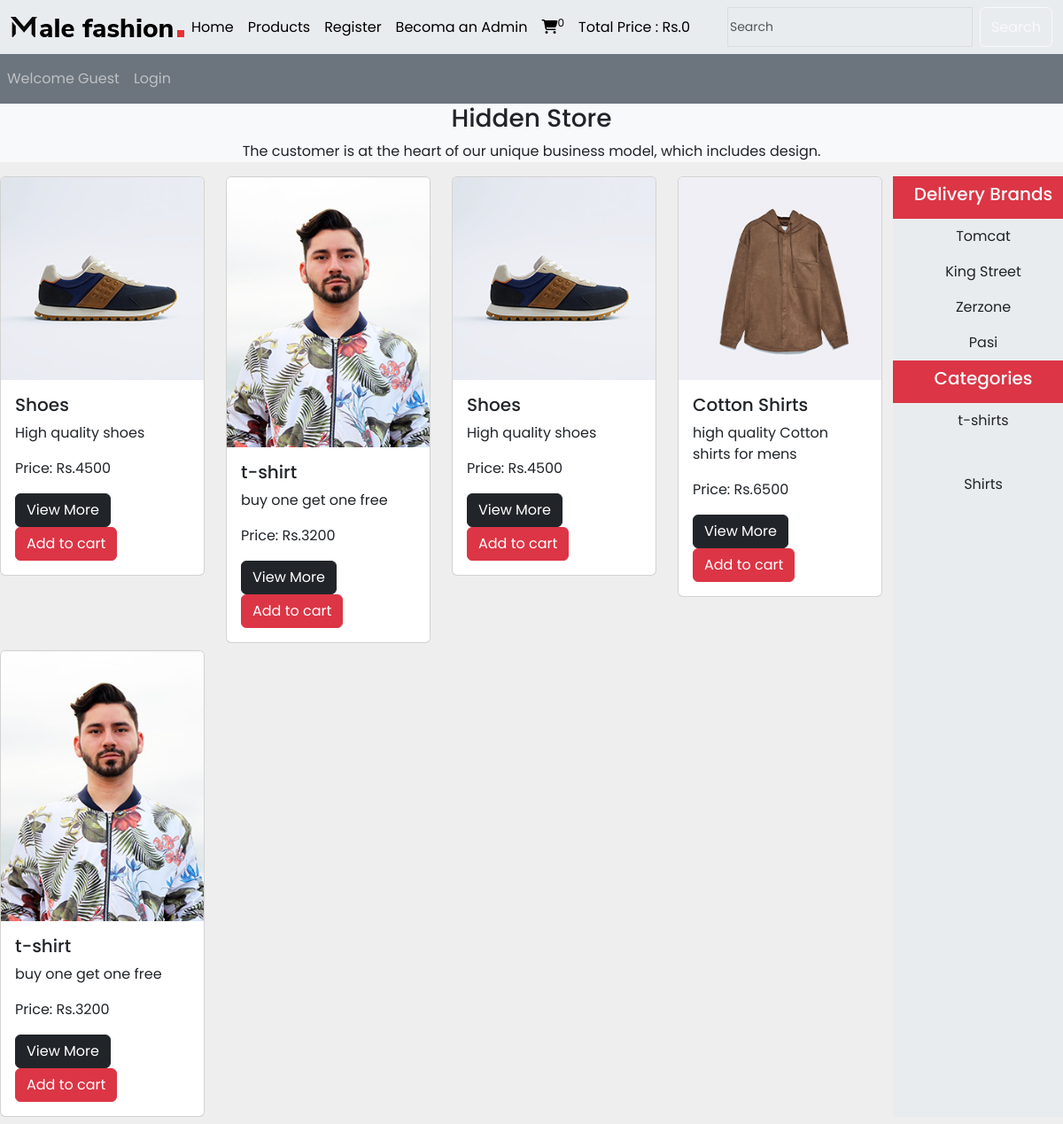
Screenshot of /display_all.php with the database file from the repository.
### tables this page shows
CREATE TABLE `products` (
  `product_id` int(11) NOT NULL,
  `product_title` varchar(100) NOT NULL,
  `product_description` varchar(255) NOT NULL,
  `product_keywords` varchar(255) NOT NULL,
  `category_id` int(11) NOT NULL,
  `brand_id` int(11) NOT NULL,
  `product_image1` varchar(255) NOT NULL,
  `product_image2` varchar(255) NOT NULL,
  `product_image3` varchar(255) NOT NULL,
  `product_price` varchar(100) NOT NULL
);

CREATE TABLE `brands` (
  `brand_id` int(11) NOT NULL,
  `brand_title` varchar(100) NOT NULL
);

CREATE TABLE `categories` (
  `category_id` int(11) NOT NULL,
  `category_title` varchar(100) NOT NULL
);

### common_function.php (the view, shortened to what this page needs)
<?php
function get_all_products(){
  global $con;
  if(!isset($_GET['category'])){
    if(!isset($_GET['brand'])){
  $select_query="Select * from `products` order by rand()";
  $result_query=mysqli_query($con, $select_query );
  while($row=mysqli_fetch_assoc($result_query)){
    $product_id=$row['product_id'];
    $product_title=$row['product_title'];
    $product_description=$row['product_description'];
    $product_image1=$row['product_image1'];
    $product_price=$row['product_price'];
    echo"<div class='col-md-3 mb-2'>
    <div class='card'>
<img src='./admin_area/product_imgs/$product_image1' class='card-img-top' alt='...'>
<div class='card-body'>
<h5 class='card-title'>$product_title</h5>
<p class='card-text'>$product_description</p>
<p class='card-text'>Price: Rs.$product_price</p>
<a href='product_details.php?product_id=$product_id' class='btn btn-dark'>View More</a>
<a href='index.php?add_to_cart=$product_id' class='btn btn-danger'>Add to cart</a>
</div>
</div>
    </div>";
  }
}
}
}
function getbrands(){
    global $con;
    $select_brands="Select * from `brands` ";
    $result_brands=mysqli_query($con, $select_brands);
    while( $row_data=mysqli_fetch_assoc($result_brands)){
      $brand_title=$row_data['brand_title'];
      $brand_id=$row_data['brand_id'];
      echo" <li class='nav-item'>
   <a href='index.php?brand=$brand_id' class='nav-link text-dark'>$brand_title</a>
</li>";
    }
}
function getcategories(){
    global $con;
    $select_categories="Select * from `categories` ";
    $result_categories=mysqli_query($con, $select_categories);
    while( $row_data=mysqli_fetch_assoc($result_categories)){
      $category_title=$row_data['category_title'];
      $category_id=$row_data['category_id'];
      echo" <li class='nav-item'>
   <a href='index.php?category=$category_id' class='nav-link text-dark'>$category_title</a>
</li>";
    }
}
function getIPAddress() {
   if(!empty($_SERVER['HTTP_CLIENT_IP'])) {
              $ip = $_SERVER['HTTP_CLIENT_IP'];
      }
  elseif (!empty($_SERVER['HTTP_X_FORWARDED_FOR'])) {
              $ip = $_SERVER['HTTP_X_FORWARDED_FOR'];
   }
  else{
           $ip = $_SERVER['REMOTE_ADDR'];
   }
   return $ip;
}
function cart_items(){
if(isset($_GET['add_to_cart'])){
  global $con;
  $get_ip_add = getIPAddress();
  $select_query="Select * from `cart_details` where ip_address='$get_ip_add' ";
  $result_query=mysqli_query($con, $select_query );
  $count_cart_items=mysqli_num_rows($result_query);
}else
{
global $con;
$get_ip_add = getIPAddress();
$select_query="Select * from `cart_details` where ip_address='$get_ip_add' ";
$result_query=mysqli_query($con, $select_query );
$count_cart_items=mysqli_num_rows($result_query);
}
echo$count_cart_items;
}
function total_cart_price(){
  $total_price=0;
  echo $total_price;
}
?>

### display_all.php (shortened to what this page needs)
<?php
  include('functions/common_function.php');
?>
<!DOCTYPE html>
<html lang="en">
<head>
    <link href="https://cdn.jsdelivr.net/npm/bootstrap@5.3.3/dist/css/bootstrap.min.css" rel="stylesheet">
    <link rel="stylesheet" href="https://cdnjs.cloudflare.com/ajax/libs/font-awesome/6.6.0/css/all.min.css" />
    <link rel="stylesheet" href="style.css">
</head>
<body>
    <div class="container-fluid p-0">
    <nav class="navbar navbar-expand-lg bg-body-secondary">
  <div class="container-fluid">
    <img src="./images/logo.png" alt="" class="logo">
    <div class="collapse navbar-collapse" id="navbarSupportedContent">
      <ul class="navbar-nav me-auto mb-2 mb-lg-0">
        <li class="nav-item">
          <a class="nav-link active" aria-current="page" href="index.php">Home</a>
        </li>
        <li class="nav-item">
          <a class="nav-link active" aria-current="page" href="display_all.php">Products</a>
        </li>
        <li class="nav-item">
          <a class="nav-link active" aria-current="page" href="user_area/user_registration.php">Register</a>
        </li>
        <li class="nav-item">
          <a class="nav-link active" aria-current="page" href="admin_area/admin_registration.php">Becoma an Admin</a>
        </li>
        <li class="nav-item">
          <a class="nav-link active" aria-current="page" href="cart.php"><i class="fa fa-shopping-cart" aria-hidden="true"></i><sup><?php cart_items()?></sup></a>
        </li>
        <li class="nav-item">
          <a class="nav-link active" aria-current="page" href="#">Total Price : Rs.<?php total_cart_price()?></a>
        </li>
      </ul>
      <form class="d-flex" role="search">
        <input class="form-control me-2" type="search" placeholder="Search" aria-label="Search">
        <button class="btn btn-outline-light" type="submit">Search</button>
      </form>
    </div>
  </div>
</nav>
    <nav class="navbar navbar-expand-lg navbar-dark bg-secondary">
        <ul class="navbar-nav me-auto">
        <?php
        if(!isset($_SESSION['username'])){
              echo" <li class='nav-item'>
            <a class='nav-link' href='#'>Welcome Guest</a>
         </li>";
            }else{
              echo"<li class='nav-item'>
            <a class='nav-link' href=''>Welcome ".$_SESSION['username']."</a>
         </li>";
            }
            if(!isset($_SESSION['username'])){
              echo" <li class='nav-item'>
            <a class='nav-link' href='./user_area/user_login.php'>Login</a>
         </li>";
            }else{
              echo"<li class='nav-item'>
            <a class='nav-link' href='./user_area/logout.php'>Logout</a>
         </li>";
            }
          ?>
        </ul>
    </nav>
    </div>
    <div class="bg-light">
        <h3 class="text-center">Hidden Store</h3>
        <p class="text-center">The customer is at the heart of our unique business model, which includes design.</p>
    </div>
    <div class="row">
        <div class="col-md-10">
            <div class="row">
            <?php
              get_all_products();
            ?>
        </div>
        </div>
        <div class="col-md-2  bg-body-secondary p-0 mb-2">
            <ul class="navbar-nav me-auto text-center">
                <li class="nav-item bg-danger">
                   <a href="#" class="nav-link text-light"><h5>Delivery Brands</h5></a>
                </li>
                  <?php
                   getbrands()
                  ?>
            </ul>
            <ul class="navbar-nav me-auto text-center">
                <li class="nav-item bg-danger">
                   <a href="#" class="nav-link text-light"><h5>Categories</h5></a>
                </li>
                <?php
                   getcategories()
                  ?>
            </ul>
        </div>
    </div>
</body>
</html>

### style.css (style rules this page uses)
* { margin: 0; padding: 0; box-sizing: border-box; font-family: 'Poppins', sans-serif }
body { background: #eee }
.form-control { width: 100%; height: 45px; font-size: 14px; border: 1px solid #DADCE0; border-radius: 0; outline: none; padding: 2px; background: none; z-index: 1; box-shadow: none; }

### rows the page displays
products: product_image1 (picture), product_title "Shoes", product_description "High quality shoes", product_price "4500"
products: product_image1 (picture), product_title "t-shirt", product_description "buy one get one free", product_price "3200"
products: product_image1 (picture), product_title "Shoes", product_description "High quality shoes", product_price "4500"
products: product_image1 (picture), product_title "Cotton Shirts", product_description "high quality Cotton shirts for mens", product_price "6500"
products: product_image1 (picture), product_title "t-shirt", product_description "buy one get one free", product_price "3200"
brands: brand_title "Tomcat"
brands: brand_title "King Street"
brands: brand_title "Zerzone"
brands: brand_title "Pasi"
categories: category_title "t-shirts"
categories: category_title "Shirts"

### other values shown
$count_cart_items "0"
$total_price "0"
